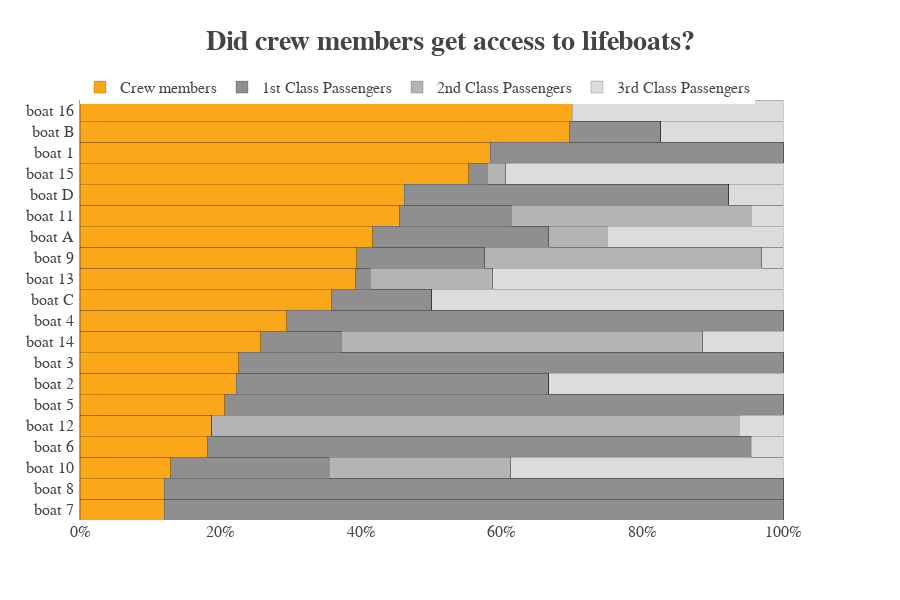

The notebook cell this image was saved under:
### Code cell
pclass_order = ['Crew members','1st Class Passengers','2nd Class Passengers','3rd Class Passengers']
lifeboat_order = plotdata.loc[plotdata.pclass=="Crew members"].sort_values('percent', ascending=False).lifeboat.tolist()

fig = px.bar(plotdata, y='lifeboat', x='percent', color='pclass', 
             barmode='stack', 
             category_orders=dict(pclass=pclass_order, lifeboat=lifeboat_order),
             color_discrete_sequence=["#FAA81A", "#8F8F8F", "#B4B4B4", "#DCDCDC"])

fig.update_traces(marker=dict(line=dict(color='black', width=0.2)))

fig.update_layout(
    template="none",
    title = dict(text="Did crew members get access to lifeboats?", font=dict(size=28, weight="bold"), x=0.5, xref='paper'),
    xaxis = dict(title=None, showgrid=False, tickformat=".0%"),
    yaxis = dict(title=None, showline=False, zeroline=False, ticklabelstandoff=5),
    bargap = 0,
    height = 600, width = 900,
    legend = dict(orientation='h', yanchor='bottom', y=0.99, xanchor='left', x=0, xref='paper', title=None),
    font = dict(size=16, family = "Cambria"),
    margin = dict(t=100)
)

### Figure 1 — Plotly figure (JSON) as saved in the notebook; plotly's stock layout.template omitted (floating-point values rounded to 4 significant figures)
{"data": [{"hovertemplate": "pclass=Crew members<br>percent=%{x}<br>lifeboat=%{y}<extra></extra>", "legendgroup": "Crew members", "marker": {"color": "#FAA81A", "line": {"color": "black", "width": 0.2}, "pattern": {"shape": ""}}, "name": "Crew members", "orientation": "h", "showlegend": true, "textposition": "auto", "type": "bar", "x": [0.5833, 0.129, 0.4545, 0.1875, 0.3913, 0.2571, 0.5526, 0.7, 0.2222, 0.2258, 0.2941, 0.2059, 0.1818, 0.12, 0.12, 0.3939, 0.4167, 0.6957, 0.3571, 0.4615], "xaxis": "x", "y": ["boat 1", "boat 10", "boat 11", "boat 12", "boat 13", "boat 14", "boat 15", "boat 16", "boat 2", "boat 3", "boat 4", "boat 5", "boat 6", "boat 7", "boat 8", "boat 9", "boat A", "boat B", "boat C", "boat D"], "yaxis": "y"}, {"hovertemplate": "pclass=1st Class Passengers<br>percent=%{x}<br>lifeboat=%{y}<extra></extra>", "legendgroup": "1st Class Passengers", "marker": {"color": "#8F8F8F", "line": {"color": "black", "width": 0.2}, "pattern": {"shape": ""}}, "name": "1st Class Passengers", "orientation": "h", "showlegend": true, "textposition": "auto", "type": "bar", "x": [0.4167, 0.2258, 0.1591, 0.0, 0.02174, 0.1143, 0.02632, 0.0, 0.4444, 0.7742, 0.7059, 0.7941, 0.7727, 0.88, 0.88, 0.1818, 0.25, 0.1304, 0.1429, 0.4615], "xaxis": "x", "y": ["boat 1", "boat 10", "boat 11", "boat 12", "boat 13", "boat 14", "boat 15", "boat 16", "boat 2", "boat 3", "boat 4", "boat 5", "boat 6", "boat 7", "boat 8", "boat 9", "boat A", "boat B", "boat C", "boat D"], "yaxis": "y"}, {"hovertemplate": "pclass=2nd Class Passengers<br>percent=%{x}<br>lifeboat=%{y}<extra></extra>", "legendgroup": "2nd Class Passengers", "marker": {"color": "#B4B4B4", "line": {"color": "black", "width": 0.2}, "pattern": {"shape": ""}}, "name": "2nd Class Passengers", "orientation": "h", "showlegend": true, "textposition": "auto", "type": "bar", "x": [0.0, 0.2581, 0.3409, 0.75, 0.1739, 0.5143, 0.02632, 0.0, 0.0, 0.0, 0.0, 0.0, 0.0, 0.0, 0.0, 0.3939, 0.08333, 0.0, 0.0, 0.0], "xaxis": "x", "y": ["boat 1", "boat 10", "boat 11", "boat 12", "boat 13", "boat 14", "boat 15", "boat 16", "boat 2", "boat 3", "boat 4", "boat 5", "boat 6", "boat 7", "boat 8", "boat 9", "boat A", "boat B", "boat C", "boat D"], "yaxis": "y"}, {"hovertemplate": "pclass=3rd Class Passengers<br>percent=%{x}<br>lifeboat=%{y}<extra></extra>", "legendgroup": "3rd Class Passengers", "marker": {"color": "#DCDCDC", "line": {"color": "black", "width": 0.2}, "pattern": {"shape": ""}}, "name": "3rd Class Passengers", "orientation": "h", "showlegend": true, "textposition": "auto", "type": "bar", "x": [0.0, 0.3871, 0.04545, 0.0625, 0.413, 0.1143, 0.3947, 0.3, 0.3333, 0.0, 0.0, 0.0, 0.04545, 0.0, 0.0, 0.0303, 0.25, 0.1739, 0.5, 0.07692], "xaxis": "x", "y": ["boat 1", "boat 10", "boat 11", "boat 12", "boat 13", "boat 14", "boat 15", "boat 16", "boat 2", "boat 3", "boat 4", "boat 5", "boat 6", "boat 7", "boat 8", "boat 9", "boat A", "boat B", "boat C", "boat D"], "yaxis": "y"}], "layout": {"bargap": 0, "barmode": "stack", "font": {"family": "Cambria", "size": 16}, "height": 600, "legend": {"orientation": "h", "title": {}, "tracegroupgap": 0, "x": 0, "xanchor": "left", "xref": "paper", "y": 0.99, "yanchor": "bottom"}, "margin": {"t": 100}, "title": {"font": {"size": 28, "weight": "bold"}, "text": "Did crew members get access to lifeboats?", "x": 0.5, "xref": "paper"}, "width": 900, "xaxis": {"anchor": "y", "domain": [0, 1], "showgrid": false, "tickformat": ".0%", "title": {}}, "yaxis": {"anchor": "x", "categoryarray": ["boat 7", "boat 8", "boat 10", "boat 6", "boat 12", "boat 5", "boat 2", "boat 3", "boat 14", "boat 4", "boat C", "boat 13", "boat 9", "boat A", "boat 11", "boat D", "boat 15", "boat 1", "boat B", "boat 16"], "categoryorder": "array", "domain": [0, 1], "showline": false, "ticklabelstandoff": 5, "title": {}, "zeroline": false}}}
